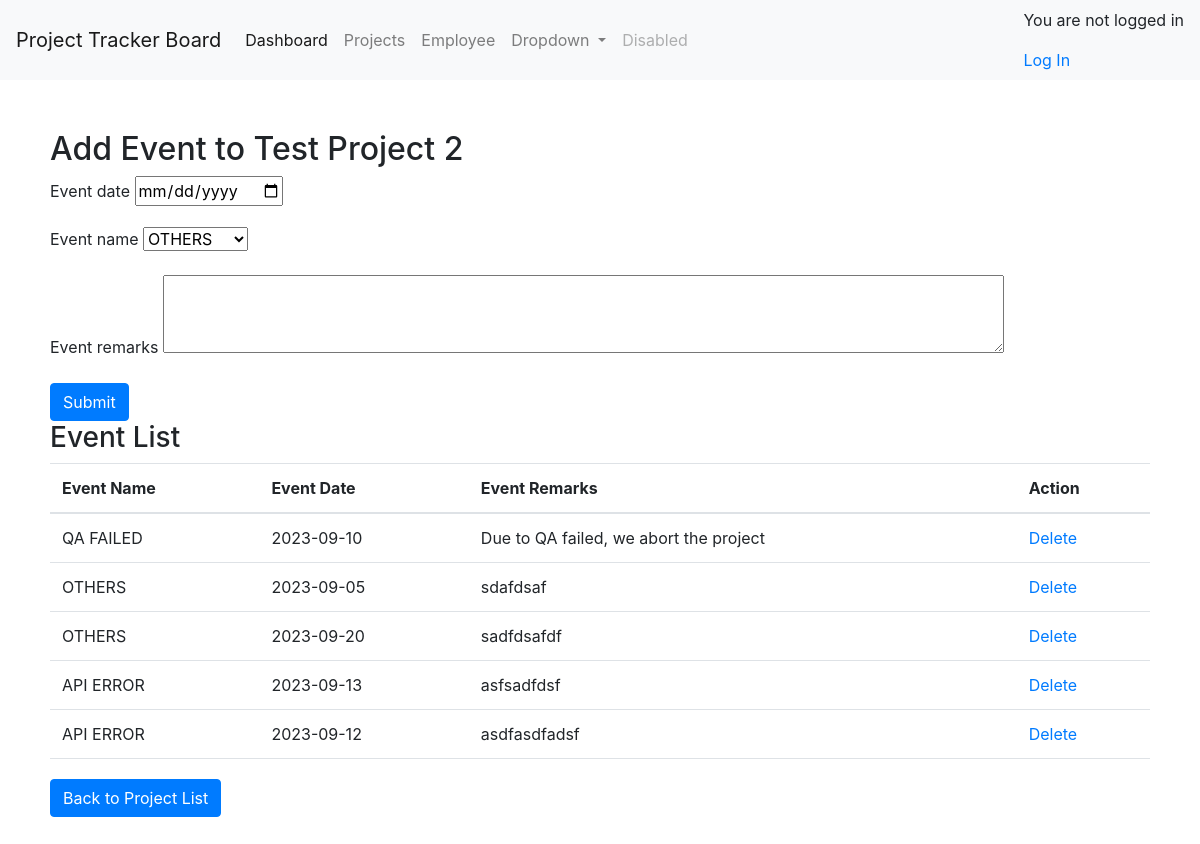
Page /project/add_event/1/ on the committed database.
### employee/models.py (models this page shows, shortened)
class Project(models.Model):
    PROJECT_STATUS = PROJECT_STATUS_CHOICES
    project_id = models.AutoField(primary_key=True)
    project_name = models.CharField(max_length=100)
    due_date=models.DateField()
    revised_due_date=models.DateField()
    total_deviation_days=models.IntegerField(default=0)
    team_lead=models.CharField(max_length=50,blank=True)
    project_poc=models.CharField(max_length=50,blank=True)
    notification_sms_recipient=models.CharField(max_length=100, blank=True)
    notification_email_recipient=models.CharField(max_length=100, blank=True)
    block_status=models.BooleanField(default=False)
    inserted_by=models.CharField(max_length=250,default="admin",blank=True)
    insert_date=models.DateTimeField(auto_now_add=True)
    updated_by=models.CharField(max_length=250,default="admin",blank=True)
    update_date=models.DateTimeField(auto_now_add=True)
    remarks=models.CharField(max_length=250,blank=True)
    project_status = models.CharField(max_length=20, choices=PROJECT_STATUS)
    class Meta:
        managed = True
        db_table = "project"

class Event(models.Model):
    project = models.ForeignKey(Project, on_delete=models.CASCADE, related_name='events')
    event_name = models.CharField(max_length=100)
    event_date = models.DateField()
    event_remarks=models.CharField(max_length=250,blank=True)

### employee/views_project.py (the view)
# urls.py: path('project/add_event/<int:id>/', views_project.add_event_to_project, name='add_event_to_project'),
def add_event_to_project(request,id):
    project = get_object_or_404(Project, pk=id)
    if request.method == 'POST':
        event_form = EventForm(request.POST)
        if event_form.is_valid():
            event = event_form.save(commit=False)
            event.project = project
            event.save()
            return redirect('add_event_to_project', id );
    else:
        events = Event.objects.filter(project=project)
    project_form = ProjectForm(instance=project)
    event_form = EventForm()
    context = {
        'project': project,
        'events': events,  # Pass the QuerySet of events to the template
        'project_form': project_form,
        'event_form': event_form,
    }
    return render(request, 'project/add_event_to_project.html', context)

### employee/forms.py (shortened to what this page needs)
class ProjectForm(forms.ModelForm):
    project_status = forms.ChoiceField(choices=PROJECT_STATUS_CHOICES, initial='initiated')
    class Meta:
        model = Project
        fields = "__all__"
        exclude=['inserted_by','updated_by']
        widgets = {
            'due_date': DateInput(),
            'revised_due_date': DateInput() ,
            'remarks': forms.Textarea(attrs={'rows': 3, 'cols': 50}),
        }

class EventForm(forms.ModelForm):
    event_name = forms.ChoiceField(choices=EVENT_NAME_CHOICES, initial='OTHERS')
    class Meta:
        model = Event
        fields = ['event_date','event_name','event_remarks']
        widgets = {
            'event_remarks': forms.Textarea(attrs={'rows': 3, 'cols': 80}),  # Customize the rows and cols as needed
            'event_date': DateInput(),
        }

### employee/templates/project/add_event_to_project.html (shortened to what this page needs)
{% extends "base.html" %}
{% block content %}
  <h2>Add Event to {{ project.project_name }}</h2>
  <form method="post" action="{% url 'add_event_to_project' project.project_id %}">
    {% for field in event_form %}
      <div class="form-group">
        <label for="{{ field.id_for_label }}" class="form-label">{{ field.label }}</label>
        {{ field }}
      </div>
    {% endfor %}
    <button type="submit" class="btn btn-primary">Submit</button>
  </form>
  <h3>Event List</h3>
  <div class="event-list-table">
    <table class="table" class="scrollable-table">
      <thead>
        <tr>
          <th>Event Name</th>
          <th>Event Date</th>
          <th>Event Remarks</th>
          <th>Action</th>
        </tr>
      </thead>
      <tbody >
        {% for event in events %}
        <tr>
          <td>{{ event.event_name }}</td>
          <td>{{ event.event_date }}</td>
          <td>{{ event.event_remarks }}</td>
          <td><a href="/project/delete_event/{{ event.id }}">Delete</a></td>
        </tr>
        {% empty %}
        <tr>
          <td colspan="2">No events found for this project.</td>
        </tr>
        {% endfor %}
      </tbody>
    </table>
  </div>
  <a href="/project/index" class="btn btn-primary mt-3">Back to Project List</a>
{% endblock %}

### employee/templates/project/add_event_to_project.html (style rules this page uses)
.event-list-table { max-height: 300px; overflow-y: auto; }

### rows in the picture
Project: project_name "Test Project 2"
Event: event_name "QA FAILED", event_date "2023-09-10", event_remarks "Due to QA failed, we abort the project"
Event: event_name "OTHERS", event_date "2023-09-05", event_remarks "sdafdsaf"
Event: event_name "OTHERS", event_date "2023-09-20", event_remarks "sadfdsafdf"
Event: event_name "API ERROR", event_date "2023-09-13", event_remarks "asfsadfdsf"
Event: event_name "API ERROR", event_date "2023-09-12", event_remarks "asdfasdfadsf"

### other values in the picture
{{ field.label }} "Event date" "Event name" "Event remarks"
